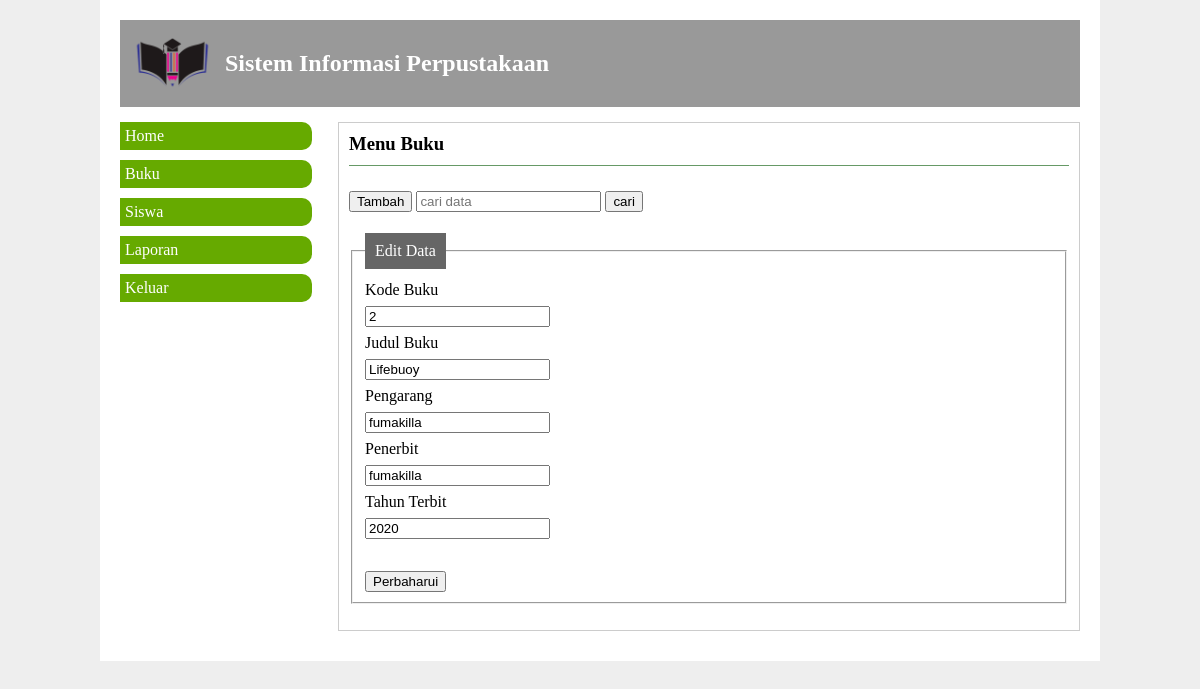
Screenshot of /index.php?p=buku&a=edit&cr=2 (signed in) with the database file from the repository.
### tables this page shows
CREATE TABLE `buku` (
  `kode` int(255) NOT NULL,
  `judul` varchar(255) NOT NULL,
  `pengarang` varchar(255) NOT NULL,
  `penerbit` varchar(255) NOT NULL,
  `tahun_terbit` varchar(255) NOT NULL
);

### buku.php (the view, shortened to what this page needs)
<?php
 require_once "koneksi.php";
 $cr=$_GET['cr'];
 $aksi=$_GET['a'];
?>
<h3>Menu Buku</h3>
<div class="fhead">
 <a href="index.php?p=buku&a=input"><button>Tambah</button></a>
 <form>
 <input type="text" name="cr" placeholder="cari data">
 <input type="submit" name="cari" value="cari">
 </form>
</div>
<?php if($aksi=="input"){?>
<form action="buku_aksi.php?p=buku" method="post">
 <fieldset>
<legend>Input Data</legend>
Kode Buku<br>
<input type="text" name="kode" placeholder="kode buku"
><br>
Judul Buku<br>
<input type="text" name="judul" placeholder="judul buku"
required><br>
Pengarang<br>
<input type="text" name="pengarang"
placeholder="pengarang" required><br>
Penerbit<br>
<input type="text" name="penerbit" placeholder="penerbit"
required><br>
Tahun Terbit<br>
<input type="text" name="tahun" placeholder="tahun terbit"
required><br><br>
<input type="submit" name="insert" value="Simpan">
 </fieldset>
 </form>
<?php }else if($aksi=="edit"){
 $qr=mysqli_query($konek,"select * from buku where
kode='$cr'");
 $dt=mysqli_fetch_array($qr);
?>
 <form action="buku_aksi.php?p=buku" method="post">
 <fieldset>
<legend>Edit Data</legend>
Kode Buku<br>
<input type="text" name="kode" placeholder="kode buku"
value="<?=$dt['kode']?>" readonly required><br>
Judul Buku<br>
<input type="text" name="judul" placeholder="judul buku"
value="<?=$dt['judul']?>" required><br>
Pengarang<br>
<input type="text" name="pengarang"
placeholder="pengarang" value="<?=$dt['pengarang']?>"
required><br>
Penerbit<br>
<input type="text" name="penerbit" placeholder="penerbit"
value="<?=$dt['penerbit']?>" required><br>
Tahun Terbit<br>
<input type="text" name="tahun" placeholder="tahun terbit"
value="<?=$dt['tahun_terbit']?>" required><br><br>
<input type="submit" name="update" value="Perbaharui">
 </fieldset>
 </form>
<?php }else{
 if(mysqli_num_rows($qr)>0){
?>
 <table border="1">
 <tr>
 <th>No</th>
 <th>Kode</th>
 <th>Judul</th>
 <th>Pengarang</th>
 <th>Penerbit</th>
 <th>Tahun</th>
 <th>Aksi</th>
 </tr>
<?php
 while($dt=mysqli_fetch_array($qr)){
?>
 <tr>
<td><?=++$no;?></td>
<td><?=$dt['kode'];?></td>
<td><?=$dt['judul'];?></td>
<td><?=$dt['pengarang'];?></td>
<td><?=$dt['penerbit'];?></td>
<td><?=$dt['tahun_terbit'];?></td>
<td>
 <a
href="index.php?p=buku&a=edit&cr=<?=$dt['kode']?>"><button
class="bt bt-edit">edit</button></a>
 <a
href="buku_aksi.php?p=buku&a=hapus&cr=<?=$dt['kode']?>"
onclick="return confirm('yakin akan dihapus?')"><button
class="bt bt-del">delete</button></a>
</td>
 </tr>
<?php }?>
 </table>
<?php }}?>

### gaya.css (style rules this page uses)
body { margin:0px; background:#eee; font-family:calibri; }
.kanan h3 { display:block; margin-top:0px; padding-bottom:10px; border-bottom:1px solid #696; }
.kanan button { margin-bottom:10px; }
.fhead button,.fhead form { display:inline-block; }
.kanan a { text-decoration:none; }
.kanan form { line-height:200%; }
legend { background:#666; color: #fff; padding: 2px 10px; }

### rows the page displays
buku: kode "2", judul "Lifebuoy", pengarang "fumakilla", penerbit "fumakilla", tahun "2020"
